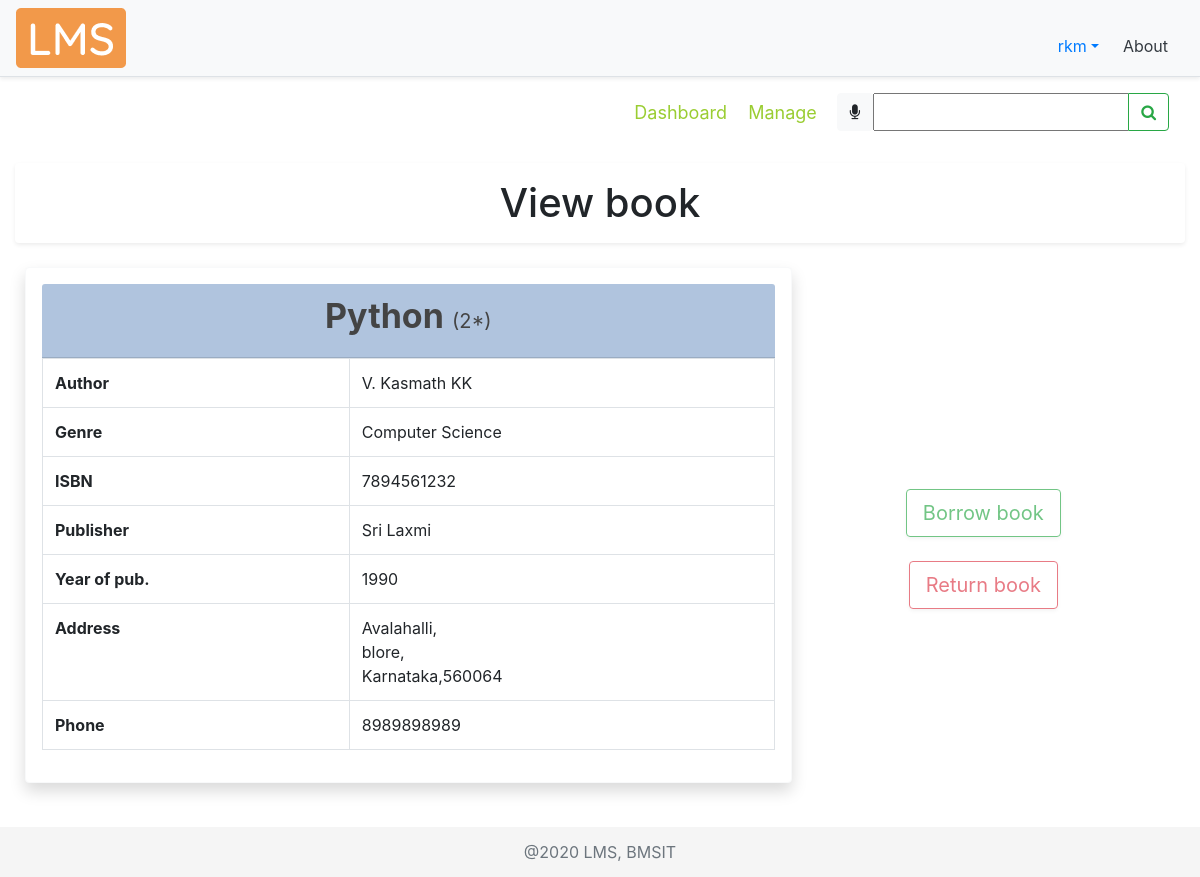
The page /viewbook/8/ (signed in) on the database its author committed.
### account/models.py (models this page shows, shortened)
class Account(AbstractBaseUser):
    COURSES = (
        ("ISE", "Information Science Engineering"),
        ("CSE", "Computer Science Engineering"),
        ("ECE", "Electronics and Communication Engineering"),
        ("ME", "Mechanical Engineering"),
        ("ETE", "Electronics and Telecommunication Engineering"),
        ("EEE", "Electrical and Electronics Engineering"),
        ("CIV", "Civil Engineering"),
        ("MCA", "Master of Computer Applications"),
        ("AI&ML", "Artificial Intelligence and Machine Learning")
    )
    SEM = (
        (1, 1),
        (2, 2),
        (3, 3),
        (4, 4),
        (5, 5),
        (6, 6),
        (7, 7),
        (8, 8),
    )
    email = models.EmailField(verbose_name="email",
                              max_length=50, unique=True, help_text="Email id")
    username = models.CharField(
        max_length=30, unique=True, help_text="Username")
    fName = models.CharField(max_length=20, help_text='First name')
    mName = models.CharField(
        max_length=20, help_text='Middle name', blank=True)
    lName = models.CharField(max_length=20, help_text='Last name', blank=True)
    streetAddr = models.CharField(
        max_length=50, help_text="Street Address", null=True)
    district = models.CharField(max_length=20, null=True, help_text="District")
    state = models.CharField(max_length=20, null=True, help_text="State")
    pinCode = models.CharField(max_length=6, null=True, help_text="PIN Code", validators=[RegexValidator(
        regex='[0-9]{6}', message="Enter a valid Postal Identification Number", code="invalid_pinCode")])
    phoneNum = models.CharField(max_length=10, null=True, blank=True, help_text="Phone number", validators=[
                                RegexValidator(regex='[0-9]{10}', message="Enter a valid Phone Number", code="invalid_phoneNum")])
    USN = models.CharField(max_length=10, null=True, unique=True, blank=True, help_text="University Serial Number", validators=[
                           RegexValidator(regex='[1-4]{1}[a-zA-Z]{2}[0-9]{2}[a-zA-Z]{2}[0-9]{3}', message="Enter a valid USN", code="invalid_USN")])
    course = models.CharField(max_length=50, null=True,
                              choices=COURSES, blank=True, help_text="Branch")
    sem = models.PositiveSmallIntegerField(
        null=True, choices=SEM, blank=True, help_text="Semester")
    salary = models.CharField(max_length=6, null=True, blank=True, help_text="Salary", validators=[
                              RegexValidator(regex='[0-9]{5,6}', message="Enter a valid Salary", code="invalid_salary")])
    date_joined = models.DateTimeField(
        verbose_name='date joined', auto_now_add=True)
    last_login = models.DateTimeField(verbose_name='last login', auto_now=True)
    is_admin = models.BooleanField(default=False)
    is_active = models.BooleanField(default=True)
    is_staff = models.BooleanField(default=False)
    is_superuser = models.BooleanField(default=False)
    USERNAME_FIELD = 'email'
    REQUIRED_FIELDS = ['username', 'fName']
    objects = MyAccountManager()

### libraryApp/models.py (models this page shows, shortened)
class BOOK(models.Model):
    GENRE = (
        ("CS", "Computer Science"),
        ("MATH", "Mathematics"),
        ("ELE", "Electronics"),
        ("TC", "Telecommunication"),
        ("CHE", "Chemistry"),
        ("PHY", "Physics"),
        ("MEC", "Mechanics"),
        ("EVS", "Environmental Science"),
        ("BIO", "Bioengineering"),
        ("BUS", "Business Skills"),
    )
    bookTitle = models.CharField(max_length=50, help_text="Book Title")
    genre = models.CharField(max_length=30, null=True,
                             choices=GENRE, help_text="Category")
    pubYear = models.CharField(
        max_length=4, null=True, help_text="Year of publication")
    isbn = models.CharField(max_length=13, null=True, unique=True,
                            help_text="International Standard Book Number")
    librarianID = models.ForeignKey(
        settings.AUTH_USER_MODEL, null=True, on_delete=models.CASCADE, help_text="Librarian ID")
    pubID = models.ForeignKey(
        PUBLISHER, null=True, on_delete=models.CASCADE, help_text="Publisher ID")
    authorID = models.ManyToManyField(AUTHOR, help_text="Authors")

class AUTHOR(models.Model):
    authorName = models.CharField(max_length=30, help_text="Author name")
    def __str__(self):
        return self.authorName

class PUBLISHER(models.Model):
    pubName = models.CharField(
        max_length=30, help_text="Publisher name", null=True)
    streetAddr = models.CharField(
        max_length=50, help_text="Street Address", null=True)
    district = models.CharField(max_length=20, help_text="District", null=True)
    state = models.CharField(max_length=20, help_text="State", null=True)
    pinCode = models.CharField(max_length=6, help_text="PIN Code", null=True, validators=[RegexValidator(
        regex='[0-9]{6}', message="Enter a valid Postal Identification Number", code="invalid_pinCode")])
    phoneNum = models.CharField(
        max_length=10, help_text="Phone number", null=True, validators=[
            RegexValidator(regex='[0-9]{10}', message="Enter a valid Phone Number", code="invalid_phoneNum")])

### libraryApp/views.py (the view, shortened to what this page needs)
# urls.py: path('viewbook/<str:bookID>/', views.viewBook, name="viewbook"),
@login_required(login_url='signin')
def viewBook(request, bookID):
    viewBook = 'libraryApp/view_book.html'
    myFilter = BookFilter(request.GET, queryset=BOOK.objects.all())
    if request.method == "POST":
        print(request.POST)
        return redirect(searchBook, book=request.POST['bookTitle'])
    book = BOOK.objects.get(id=bookID)
    pub = PUBLISHER.objects.filter(book__id=book.id).first()
    stock = STOCK.objects.filter(bookID__id=book.id).first()
    authors = AUTHOR.objects.filter(book__id=book.id)
    authorList = []
    authorIDList = []
    for a in authors.all():
        if a not in authorList:  # loic to check redundancy
            authorList.append(a)
            authorIDList.append(a.id)
    authorString = ', '.join(map(str, authorList))
    bookObject = tempBook(None, book.bookTitle, book.id, book.get_genre_display, pub.id, pub.pubName,
                          book.pubYear, authorIDList, authorString, book.isbn, stock.bookCopies)
    user = request.user
    isBookBorrowed = False
    bb = user.borrowedbook_set.filter(bookID__id=bookID)
    isStockAvailable = False
    if stock.bookCopies > 0:
        isStockAvailable = True
    print("IS AVAILBLE: ", isStockAvailable, stock.bookCopies)
    context = {
        "book": bookObject,
        "pub": pub,
        "myFilter": myFilter,
        "isBookBorrowed": isBookBorrowed,
        "isStockAvailable": isStockAvailable
    }
    return render(request, viewBook, context)

### libraryApp/templates/libraryApp/view_book.html (shortened to what this page needs)
{% extends 'libraryApp/main.html' %}
{% load static %}
{% block content %}
<nav class="navbar">
  <div class="navbar-nav mySubMenu ml-auto">
   <nav>
        <a href="{% url 'dashboard' %}" title="Click here to visit dashboard">Dashboard</a>
        {% if request.user.is_staff %}
            <a href="{% url 'manage' %}" title="Click here to manage books">Manage</a>
        {% endif %}
    </nav>
  </div>
  <form class="form-inline" method="POST">
    <div class="input-group">
      <div id="speech" class="btn btn-light" title="Click the mic to speak">
        <i class="fa fa-microphone" aria-hidden="true"></i>
      </div>
      {{myFilter.form}}
      <div class="input-group-append">
        <button id="searchButton" class="btn btn-outline-success" type="submit">
          <i class="fa fa-search"></i>
        </button>
      </div>
    </div>
  </form>
</nav>
<br>
<div>
    <h1 class="text-center shadow-sm p-3 bg-white rounded">
        View book
    </h1>
</div>
<div class="row align-items-center viewBook mt-4">
    <div class="card card-body border-light bg-light col-md-8 shadow p-3 bg-white rounded">
        <div class="card-header text-center cardHead">
            <div class="row justify-content-center">
                <h3 class="font-weight-bold bookTitle">
                    {{book.bookTitle}} <span class="small">({{book.stock}}*)</span>
                </h3>
            </div>
        </div>
        <div>
            <table class="table table-bordered">
                <tbody>
                    <tr>
                        <th scope="row">Author</th>
                        <td>{{book.author}}</td>
                    </tr>
                    <tr>
                        <th scope="row">Genre</th>
                        <td>{{book.genre}}</td>
                    </tr>
                    <tr>
                        <th scope="row">ISBN</th>
                        <td>{{book.isbn}}</td>
                    </tr>
                    <tr>
                        <th scope="row">Publisher</th>
                        <td>{{book.pubName}}</td>
                    </tr>
                    <tr>
                        <th scope="row">Year of pub.</th>
                        <td>{{book.pubYear}}</td>
                    </tr>
                    <tr>
                        <th scope="row">Address</th>
                        <td>{{pub.streetAddr}},<br> {{pub.district}},<br> {{pub.state}},{{pub.pinCode}}</td>
                    </tr>
                    <tr>
                        <th scope="row">Phone</th>
                        <td>{{pub.phoneNum}}</td>
                    </tr>
                </tbody>
            </table>
        </div>
    </div>
    <div class="col-md-4 mt-5">
        <div class="row justify-content-center">
            <button type="button" onclick="location.href='{% url 'requestBorrowBook' book.bookID %}'" class="btn btn-outline-success btn-lg shadow-sm rounded"
            {% if request.user.is_staff or isBookBorrowed or not isStockAvailable %}disabled{% endif %}
                    data-toggle="tooltip" data-placement="right"
                    title="Click here to borrow '{{book.bookTitle}}'">Borrow book</button>
        </div>
        <br>
        <div class="row justify-content-center">
            <button type="button" onclick="location.href='{% url 'requestReturnBook' book.bookID %}'" class="btn btn-outline-danger btn-lg shadow-sm rounded"
            {% if request.user.is_staff or not isBookBorrowed %}disabled{% endif %}
                    data-toggle="tooltip" data-placement="right"
                    title="Click here to return '{{book.bookTitle}}'">Return book</button>
        </div>
    </div>
</div>
{% endblock %}

### libraryApp/templates/libraryApp/navbar.html (shortened to what this page needs)
{% load static %}
    <div class="d-flex flex-column flex-md-row align-items-center p-2 px-md-3 mb-2 bg-light border-bottom shadow-sm">
      <img class="logo my-0 mr-md-auto font-weight-normal" src="{% static '/img/lms.png' %}" alt="LMS Logo">
        <nav class="nav mt-3 mr-2">
            <div class="nav-item dropdown">
              <a class="nav-link dropdown-toggle" data-toggle="dropdown" role="button">{{request.user.username}}</a>
            </div>
            <a class="p-2 text-dark" href="{% url 'about' %}">About</a>
        </nav>
    </div>

### static/css/main.css (style rules this page uses)
html { position: relative; min-height: 100%; }
body { margin-bottom: 60px; background-color: #fff; }
.mySubMenu { margin-right: 10px; padding: 2px; font-size: large; }
.mySubMenu a { padding-left: 8px; padding-right: 8px; color: yellowgreen; }

### libraryApp/templates/libraryApp/view_book.html (style rules this page uses)
.viewBook { margin: 10px; }
.bookTitle { font-size: 34px; color: #444444; }
.cardHead { background-color: lightsteelblue; }
.small { font-size: 20px; }

### rows shown on the page
Account: user.username "rkm"
BOOK: bookTitle "Python", genre "Computer Science", isbn "7894561232", pubYear "1990"
AUTHOR: author "V. Kasmath KK"
PUBLISHER: pubName "Sri Laxmi", streetAddr "Avalahalli", district "blore", state "Karnataka", pinCode "560064", phoneNum "8989898989"

### other values the page prints
{{ book.stock }} "2"
